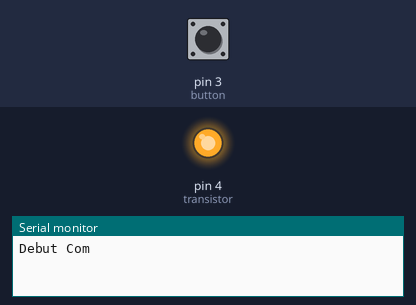
Bench run of a sketch on a simulated Arduino Uno, built with avr-gcc and run on an emulated ATmega328P. Parts: output pins drawn as LEDs (lit = HIGH), the last lines printed to the serial monitor. Dashed ring = blinking. The test bench sets the inputs (shaded band); at power-on: pin 3 (button) LOW. No radio packets arrive unless stated.

Above: at 1.2 s.
1.3 s: pin 3 (button) pulled HIGH for 0.15 s
At 1.48 s:
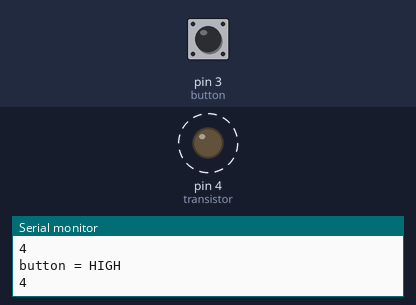
3.0 s: pin 3 (button) pulled HIGH for 3.2 s
At 6.7 s:
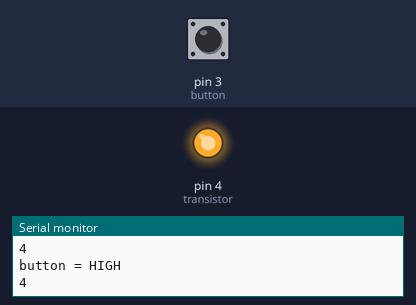
Timing chart, 0 to 8.2 s (numbered marks = the images above; inputs shaded):
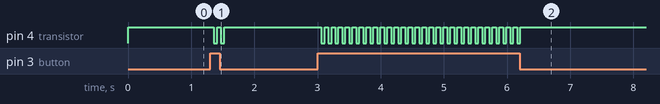

Measured:
- after the input at 1.3 s, pin 4 (transistor): alternates HIGH for 0.06 s and LOW for 0.05 s, 4 changes in all, then stays HIGH, starting after 0.06 s
- after the input at 3.0 s, pin 4 (transistor): alternates HIGH for 0.06 s and LOW for 0.05 s, 58 changes in all, then stays HIGH, starting after 0.06 s

The sketch:

transistor.ino
```cpp
//Entrées :
int button = 3;

//Sorties
int transistor = 4;

#include <RH_ASK.h>
#include <SPI.h>

RH_ASK rf_driver;

//Setup
void setup()
{
  Serial.begin(9600);
  Serial.println("Debut Com");

  rf_driver.init();

  pinMode(button, INPUT);
  pinMode(transistor, OUTPUT);

}

//execution
void loop()
{
  const char *msg = "Welcome to the Workshop!";

  digitalWrite(transistor, HIGH);

  if (digitalRead(button) == HIGH)
  {
    Serial.println("button = HIGH");
    rf_driver.send((uint8_t *)msg, strlen(msg));
    rf_driver.waitPacketSent();

    digitalWrite(transistor, LOW);
    Serial.println(transistor);
    delay(50);
  }
}
```
